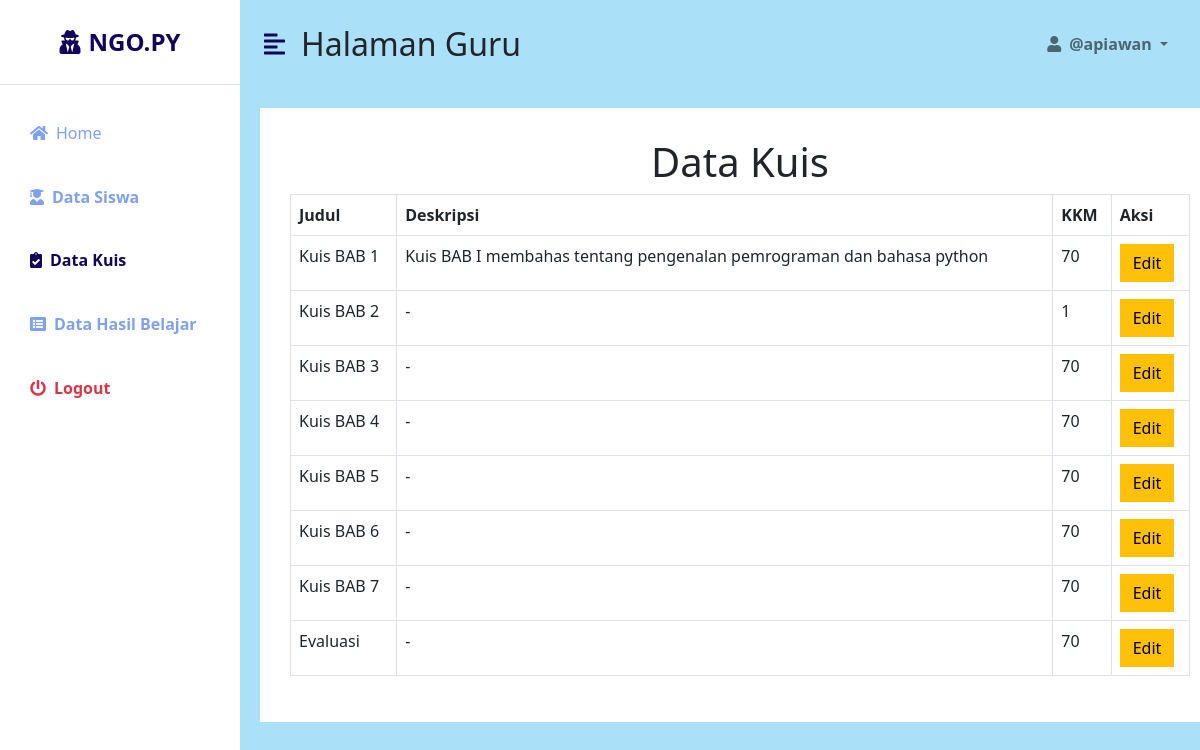
The app's page /akun/data_kuis (signed in) with its own data.
### akun/models.py (models this page shows)
class User(AbstractUser):
    is_guru = models.BooleanField(default=False)
    is_siswa = models.BooleanField(default=False)
    first_name = models.CharField(max_length=100)
    last_name = models.CharField(max_length=100)

### materi/models.py (models this page shows, shortened)
class Quiz(models.Model):
    title = models.CharField(max_length=255)
    description = models.TextField()
    category = models.ForeignKey(Category, on_delete=models.CASCADE)
    created_at = models.DateTimeField(auto_now_add=True)
    updated_at = models.DateTimeField(auto_now=True)
    kkm = models.IntegerField(default = 3)
    class Meta:
        verbose_name_plural = 'Quizzes'

### akun/views.py (the view)
# urls.py: path('data_kuis', views.data_kuis, name='data_kuis'),
@login_required(login_url='login_guru')
def data_kuis(request):
    kuis = MMODEL.Quiz.objects.all()
    return render(request,'guru/data_kuis.html',{'kuis':kuis})

### templates/guru/data_kuis.html (shortened to what this page needs)
{% load static %}
<!DOCTYPE html>
<html lang="en">
<head>
    <link href="https://cdn.jsdelivr.net/npm/bootstrap@5.0.0-beta3/dist/css/bootstrap.min.css" rel="stylesheet" />
    <link rel="stylesheet" href="https://cdnjs.cloudflare.com/ajax/libs/font-awesome/5.15.3/css/all.min.css" />
    <link rel="stylesheet" href="{% static 'css/style.css' %}">
</head>
<body>
    <div class="d-flex" id="wrapper">
        <div class="bg-white" id="sidebar-wrapper">
            <div class="sidebar-heading text-center py-4 primary-text fs-4 fw-bold text-uppercase border-bottom"><i
                    class="fas fa-user-secret me-2"></i>Ngo.py</div>
            <div class="list-group list-group-flush my-3">
              <a href="{% url 'home_guru' %}" class="list-group-item list-group-item-action bg-transparent second-text"><i
                class="fas fa-home me-2"></i>Home </a>
        <a href="{% url 'data_siswa' %}" class="list-group-item list-group-item-action bg-transparent second-text fw-bold"><i
                class="fas fa-user-graduate me-2"></i>Data Siswa</a>
        <a href="{% url 'data_kuis' %}" class="list-group-item list-group-item-action bg-transparent second-text fw-bold active"><i
                class="fas fa-clipboard-check me-2"></i>Data Kuis</a>
        <a href="{% url 'data_hasil_belajar' %}" class="list-group-item list-group-item-action bg-transparent second-text fw-bold"><i
                class="fas fa-list-alt me-2"></i>Data Hasil Belajar</a>
        <a href="{% url 'logout' %}" class="list-group-item list-group-item-action bg-transparent text-danger fw-bold"><i
                class="fas fa-power-off me-2"></i>Logout</a>
            </div>
        </div>
        <div id="page-content-wrapper">
            <nav class="navbar navbar-expand-lg navbar-light bg-transparent py-4 px-4">
                <div class="d-flex align-items-center">
                    <i class="fas fa-align-left primary-text fs-4 me-3" id="menu-toggle"></i>
                    <h2 class="fs-2 m-0">Halaman Guru</h2>
                </div>
                <div class="collapse navbar-collapse" id="navbarSupportedContent">
                    <ul class="navbar-nav ms-auto mb-2 mb-lg-0">
                        <li class="nav-item dropdown">
                            <a class="nav-link dropdown-toggle second-text fw-bold" href="#" id="navbarDropdown"
                                role="button" data-bs-toggle="dropdown" aria-expanded="false">
                                <i class="fas fa-user me-2"></i>@{{user.username}}
                            </a>
                        </li>
                    </ul>
                </div>
            </nav>
            <div class="container-fluid" style="background-color:white; min-height:500px; margin:20px; max-width:68rem; padding:30px;">
              <h1 align ="center">Data Kuis</h1>
              <table class="table table-hover table-bordered" id="dev-table">
                <thead>
                  <tr>
                    <th>Judul</th>
                    <th>Deskripsi</th>
                    <th>KKM</th>
                    <th>Aksi</th>
                  </tr>
                </thead>
                {% for t in kuis %}
                <tbody>
                <tr>
                  <td>{{t.title}}</td>
                  <td>{{t.description}}</td>
                  <td>{{t.kkm}}</td>
                  <td><a class="btn btn-warning btn-xs" style="border-radius: 0%;" href="{% url 'edit_kuis' pk=t.pk %}">Edit</a></td>
                </tr>
               </tbody>
                {% endfor %}
                </table>
              </div>
            </div>
        </div>
</body>
</html>

### static/css/style.css (style rules this page uses)
:root { --main-bg-color: #00146e; --main-text-color: #11045a; --second-text-color: #7fa1f0; --second-bg-color: #001d2b; }
.primary-text { color: var(--main-text-color); }
.second-text { color: var(--second-text-color); }
#wrapper { overflow-x: hidden; background-color: #aae0f8; }
#sidebar-wrapper { min-height: 100vh; margin-left: -15rem; -webkit-transition: margin 0.25s ease-out; -moz-transition: margin 0.25s ease-out; -o-transition: margin 0.25s ease-out; transition: margin 0.25s ease-out; }
#sidebar-wrapper .sidebar-heading { padding: 0.875rem 1.25rem; font-size: 1.2rem; }
#sidebar-wrapper .list-group { width: 15rem; }
#page-content-wrapper { min-width: 100vw; }
#menu-toggle { cursor: pointer; }
.list-group-item { border: none; padding: 20px 30px; }
.container-fluid { background-color:rgb(255, 255, 255); min-height:500px; margin:20px; max-width:68rem; padding:30px; }
.list-group-item.active { background-color: transparent; color: var(--main-text-color); font-weight: bold; border: none; }
@media (min-width: 768px) { #sidebar-wrapper { margin-left: 0; } }
@media (min-width: 768px) { #page-content-wrapper { min-width: 0; width: 100%; } }

### records on screen
User: username "apiawan"
Quiz: title "Kuis BAB 1", description "Kuis BAB I membahas tentang pengenalan pemrograman dan bahasa python", kkm "70"
Quiz: title "Kuis BAB 2", description "-", kkm "1"
Quiz: title "Kuis BAB 3", description "-", kkm "70"
Quiz: title "Kuis BAB 4", description "-", kkm "70"
Quiz: title "Kuis BAB 5", description "-", kkm "70"
Quiz: title "Kuis BAB 6", description "-", kkm "70"
Quiz: title "Kuis BAB 7", description "-", kkm "70"
Quiz: title "Evaluasi", description "-", kkm "70"
